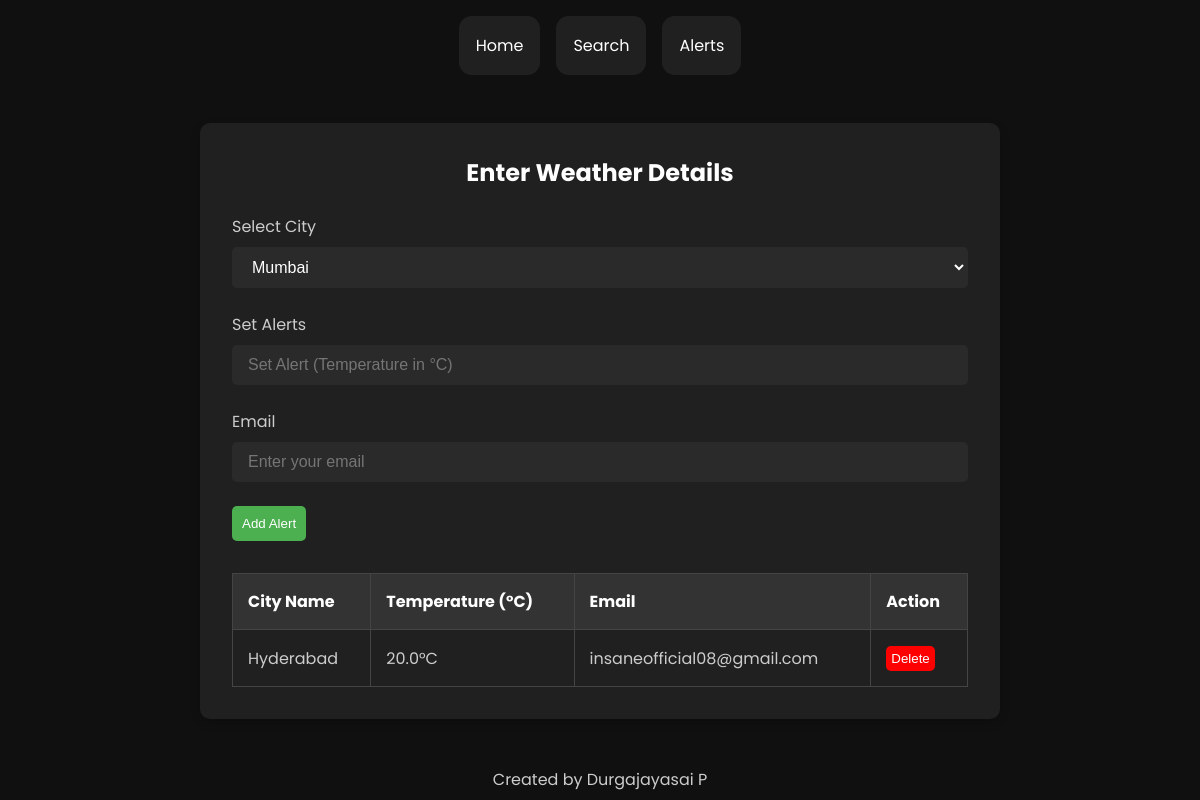
The app's page /alerts/ with its own data.
### weather/models.py (models this page shows)
class Alert(models.Model):
    city = models.CharField(max_length=100)
    temperature = models.FloatField()
    condition = models.CharField(max_length=100)
    timestamp = models.DateTimeField()
    email = models.EmailField()

### weather/views.py (the view)
# urls.py: path('alerts/', views.alerts, name='alerts'),
def alerts(request):
    all_alerts = Alert.objects.order_by('-timestamp')  # Get alerts ordered by timestamp
    return render(request, 'alerts.html', {'alerts': all_alerts})

### templates/alerts.html (shortened to what this page needs)
<!DOCTYPE html>
<html lang="en">
<head>
    <link href="https://iconsax.gitlab.io/i/icons.css" rel="stylesheet"/>
</head>
<body>
<nav class="navbar">
    <div class="nav-list">
        <a href="/" class="nav-item">Home</a>
        <a href="/search" class="nav-item">Search</a>
        <a href="/alerts" class="nav-item">Alerts</a>
    </div>
</nav>
<div class="container">
    <h2>Enter Weather Details</h2>
    <form method="POST" action="/create-alert">
        <div class="form-group">
            <label for="city">Select City</label>
            <select id="city" name="city">
                <option value="Mumbai">Mumbai</option>
            </select>
        </div>
        <div class="form-group">
            <label for="temperature">Set Alerts</label>
            <input type="number" id="temperature" name="temperature" placeholder="Set Alert (Temperature in °C)"/>
        </div>
        <div class="form-group">
            <label for="email">Email</label>
            <input type="email" id="email" name="email" placeholder="Enter your email"/>
        </div>
        <button id="add-alert"
                style="padding: 10px; background-color: #4CAF50; color: white; border: none; border-radius: 5px;">Add
            Alert
        </button>
    </form>
    <table>
        <thead>
        <tr>
            <th>City Name</th>
            <th>Temperature (°C)</th>
            <th>Email</th>
            <th>Action</th>
        </tr>
        </thead>
        <tbody id="alert-table-body">
        {% for alert in alerts %}
            <tr id="alert-{{ alert.id }}">
                <td>{{ alert.city }}</td>
                <td>{{ alert.temperature }}°C</td>
                <td>{{ alert.email }}</td>
                <td>
                    <form action="/delete-alert/{{ alert.id }}" method="post" style="display:inline;">
                        <button name="submit"
                                style="padding: 5px; background-color: red; color: white; border: none; border-radius: 5px;">
                            Delete
                        </button>
                    </form>
                </td>
            </tr>
        {% endfor %}
        </tbody>
    </table>
</div>
<footer>
    <p>Created by Durgajayasai P</p>
</footer>
</body>
</html>

### templates/alerts.html (style rules this page uses)
* { margin: 0; padding: 0; box-sizing: border-box; }
body { background: #101010; font-family: "Poppins", sans-serif; color: #fff; }
a { text-decoration: none; color: #fff; }
.container { max-width: 800px; margin: 2rem auto; padding: 2rem; background-color: #202020; border-radius: 10px; box-shadow: 0 4px 10px rgba(0, 0, 0, 0.2); }
.container h2 { text-align: center; margin-bottom: 1.5rem; font-size: 24px; color: #fff; }
.form-group { margin-bottom: 1.5rem; }
.form-group label { display: block; font-size: 16px; margin-bottom: 0.5rem; color: #ccc; }
.form-group select, .form-group input[type="number"], .form-group input[type="email"] { width: 100%; padding: 10px 15px; font-size: 16px; border-radius: 5px; border: 1px solid transparent; background: #2a2a2a; color: #fff; }
table { width: 100%; margin-top: 2rem; border-collapse: collapse; background-color: #202020; border-radius: 0.2rem; }
table th, table td { padding: 15px; text-align: left; border: 1px solid #444; }
table th { background-color: #333; color: #fff; }
table td { color: #ccc; }
footer p { text-align: center; color: #ccc; margin-top: 3rem; user-select: none; }
.nav-list { display: flex; justify-content: center; align-items: center; padding: 1rem; gap: 1rem; }
.nav-item { display: flex; align-items: center; justify-content: center; background: #202020; border: 1px solid transparent; border-radius: 0.8rem; padding: 1rem; gap: 0.5rem; transition: all 400ms ease; }

### records on screen
Alert: city "Hyderabad", temperature "20.0", email "insaneofficial08@gmail.com"
